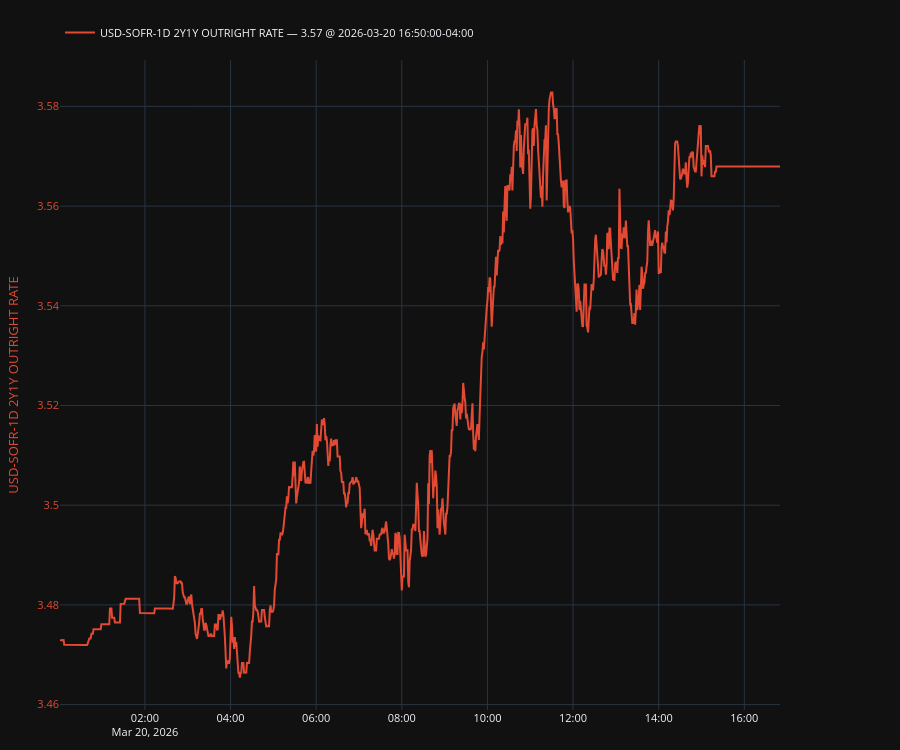

Here is the notebook cell this chart was saved with:
### Code cell
plot, fig, ax, ax2, legend = make_secondary_axis_plot(engine="plotly")
# plot, fig, ax, ax2, legend = make_secondary_axis_plot()

plot(
    df["USD-SOFR-1D 2Y1Y OUTRIGHT RATE"],
    which="left",
    indicators=[
        # {"kind": "last", "style": {"linestyle": "--", "linewidth": 1.2, "color": "tab:purple"}},  
        # {"kind": "sma", "window": 252, "style": {"linestyle": "--", "color": "red"}},
        # {"kind": "simple_avg", "label": "Long-run mean", "style": {"linestyle": "--", "color": "red"}},
		# {"kind": "hurst", "hide": True},
		# {"kind": "vol", "returns": "normal", "window": 252, "hide": True},
    ],
    # ou={"enable": True, "steps": 126, "add_metrics_to_legend": True}
)
# plot(df["USD-SOFR-1D fomc_dec26 OUTRIGHT RATE"], which="right")
legend(show_date=True, loc="lower left")
plt.show()

### Figure 1 — Plotly figure (JSON) as saved in the notebook; plotly's stock layout.template omitted (floating-point values rounded to 4 significant figures; data arrays with more than 128 entries replaced by an {"elided": "..."} marker saying what was removed)
{"data": [{"line": {"color": "#E24A33"}, "mode": "lines", "name": "USD-SOFR-1D 2Y1Y OUTRIGHT RATE — 3.57 @ 2026-03-20 16:50:00-04:00", "showlegend": true, "type": "scatter", "x": {"elided": "1010 str values"}, "y": {"elided": "1010 float values"}, "yaxis": "y"}], "layout": {"font": {"size": 11}, "height": 750, "legend": {"orientation": "h", "x": 0, "xanchor": "left", "y": 1.02, "yanchor": "bottom"}, "margin": {"b": 40, "l": 60, "r": 120, "t": 60}, "newshape": {"line": {"color": "red"}}, "title": {}, "xaxis": {"showgrid": true, "showspikes": true, "spikecolor": "white", "spikemode": "across", "spikesnap": "cursor"}, "yaxis": {"showgrid": true, "showspikes": true, "spikecolor": "white", "spikesnap": "cursor", "spikethickness": 0.5, "tickfont": {"color": "#E24A33"}, "title": {"font": {"color": "#E24A33"}, "text": "USD-SOFR-1D 2Y1Y OUTRIGHT RATE"}}}}
